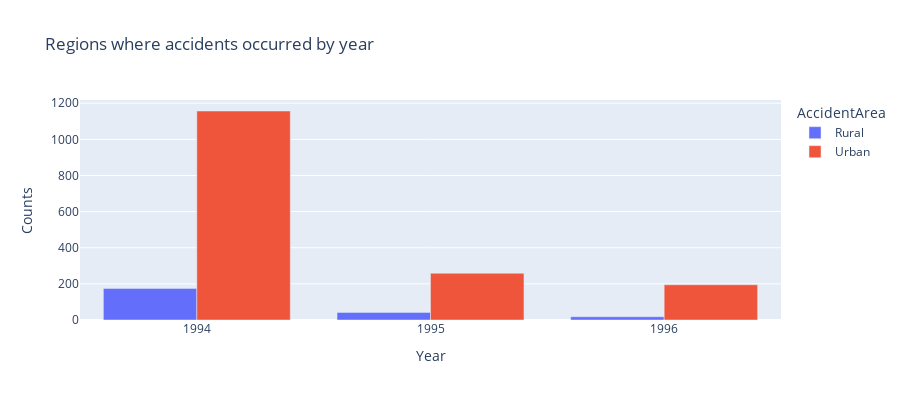

Notebook cell for this chart:
### Code cell
df_area_year = bigdata.groupby(["AccidentArea", "Year"]).agg({"AccidentArea":"count"})
df_area_year.columns = ["Counts"]
df_area_year.reset_index(inplace=True)
print(df_area_year.head(10))


fig = px.bar(df_area_year, x="Year", y="Counts",
             color='AccidentArea', barmode='group',
             height=400,
            title = "Regions where accidents occurred by year")
fig.show()

### Figure 1 — Plotly figure (JSON) as saved in the notebook; plotly's stock layout.template omitted (floating-point values rounded to 4 significant figures)
{"data": [{"alignmentgroup": "True", "hovertemplate": "AccidentArea=Rural<br>Year=%{x}<br>Counts=%{y}<extra></extra>", "legendgroup": "Rural", "marker": {"color": "#636efa", "pattern": {"shape": ""}}, "name": "Rural", "offsetgroup": "Rural", "orientation": "v", "showlegend": true, "textposition": "auto", "type": "bar", "x": [1994, 1995, 1996], "xaxis": "x", "y": [175, 42, 18], "yaxis": "y"}, {"alignmentgroup": "True", "hovertemplate": "AccidentArea=Urban<br>Year=%{x}<br>Counts=%{y}<extra></extra>", "legendgroup": "Urban", "marker": {"color": "#EF553B", "pattern": {"shape": ""}}, "name": "Urban", "offsetgroup": "Urban", "orientation": "v", "showlegend": true, "textposition": "auto", "type": "bar", "x": [1994, 1995, 1996], "xaxis": "x", "y": [1157, 259, 195], "yaxis": "y"}], "layout": {"barmode": "group", "height": 400, "legend": {"title": {"text": "AccidentArea"}, "tracegroupgap": 0}, "title": {"text": "Regions where accidents occurred by year"}, "xaxis": {"anchor": "y", "domain": [0, 1], "title": {"text": "Year"}}, "yaxis": {"anchor": "x", "domain": [0, 1], "title": {"text": "Counts"}}}}
